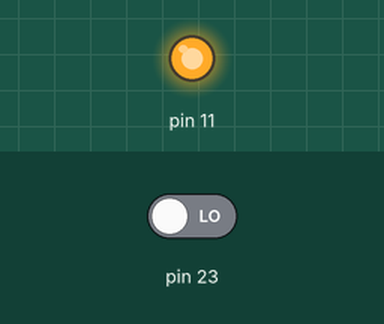
Recording of a program running on a simulated Raspberry Pi (header pin numbers). Parts: output pins drawn as LEDs (lit = HIGH). The test bench sets the inputs (shaded band); at power-on: pin 23 LOW.

Above: at 1.2 s.
1.3 s: pin 23 driven HIGH
At 1.7 s:
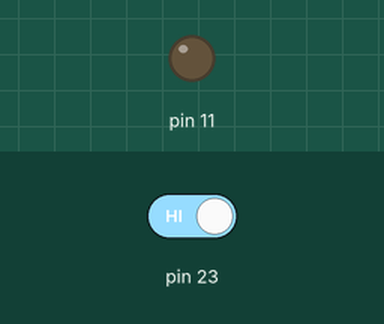
2.8 s: pin 23 driven LOW
At 4.1 s:
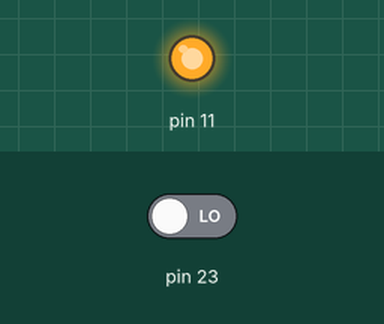
Timing chart, 0 to 5.8 s (numbered marks = the images above; inputs shaded):
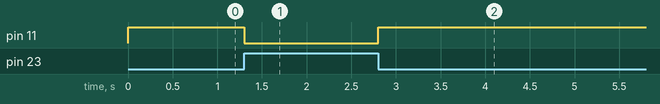

The program:

3-1_lightSensor.py
```python
# by eng ali gamal
import time
import RPi.GPIO as GPIO

GPIO.setmode(GPIO.BOARD)
GPIO.setup(23, GPIO.IN)
GPIO.setup(11, GPIO.OUT)

while True:
        if (GPIO.input(23)):
                GPIO.output(11,0)
        else:
                GPIO.output(11,1)
```

Measured:
- after the input at 1.3 s, pin 11: HIGH → LOW at once
- after the input at 2.8 s, pin 11: LOW → HIGH at once
